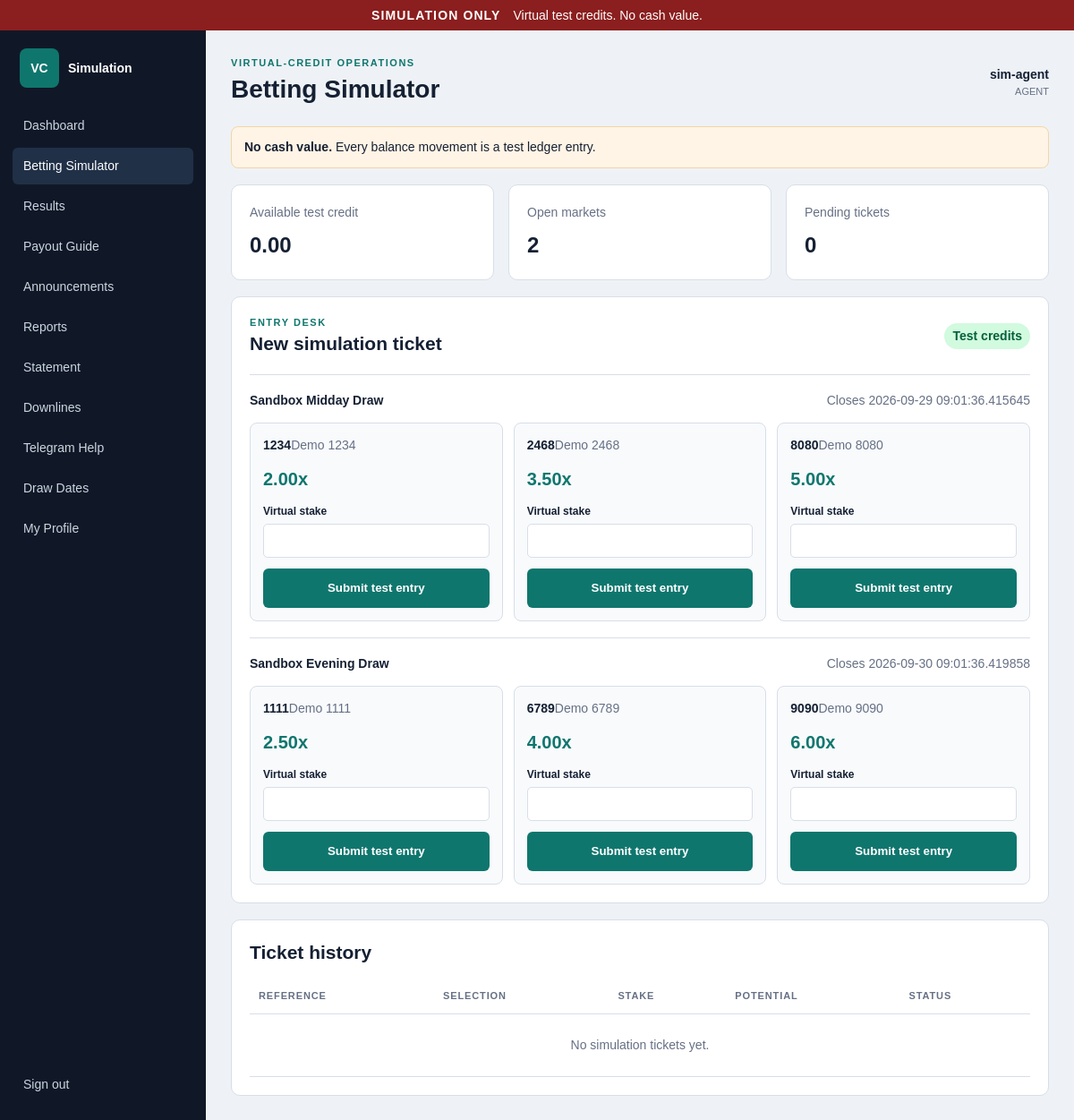
The app's page /betting (signed in) with its own data.
### app/models.py (models this page shows)
class Base(DeclarativeBase):
    pass

class User(Base):
    __tablename__ = "users"
    id: Mapped[int] = mapped_column(primary_key=True)
    username: Mapped[str] = mapped_column(String(80), unique=True, index=True)
    password_hash: Mapped[str] = mapped_column(String(255))
    role: Mapped[UserRole] = mapped_column(Enum(UserRole))
    parent_id: Mapped[int | None] = mapped_column(ForeignKey("users.id"), nullable=True)
    active: Mapped[bool] = mapped_column(Boolean, default=True)
    session_version: Mapped[int] = mapped_column(default=0)
    created_at: Mapped[datetime] = mapped_column(
        DateTime(timezone=True), default=lambda: datetime.now(timezone.utc)
    )
    parent: Mapped[User | None] = relationship(remote_side=[id], back_populates="children")
    children: Mapped[list[User]] = relationship(back_populates="parent")
    ledger_entries: Mapped[list[LedgerEntry]] = relationship(
        back_populates="user",
        order_by="LedgerEntry.id",
        foreign_keys="LedgerEntry.user_id",
    )

class Market(Base):
    __tablename__ = "markets"
    id: Mapped[int] = mapped_column(primary_key=True)
    name: Mapped[str] = mapped_column(String(120))
    closes_at: Mapped[datetime] = mapped_column(DateTime(timezone=True))
    status: Mapped[MarketStatus] = mapped_column(
        Enum(MarketStatus), default=MarketStatus.OPEN
    )
    selections: Mapped[list[Selection]] = relationship(back_populates="market")

class Selection(Base):
    __tablename__ = "selections"
    id: Mapped[int] = mapped_column(primary_key=True)
    market_id: Mapped[int] = mapped_column(ForeignKey("markets.id"), index=True)
    code: Mapped[str] = mapped_column(String(40))
    label: Mapped[str] = mapped_column(String(120))
    odds: Mapped[Decimal] = mapped_column(Numeric(10, 2))
    market: Mapped[Market] = relationship(back_populates="selections")
    tickets: Mapped[list[Ticket]] = relationship(back_populates="selection")

### app/main.py (the view)
    @app.get("/betting")
    def betting(request: Request, ticket: str | None = None, error: str | None = None):
        with Session(engine) as session:
            user = signed_in_user(request, session)
            if user is None:
                return RedirectResponse("/login", status_code=303)
            markets = list(
                session.scalars(
                    select(Market)
                    .where(Market.status == MarketStatus.OPEN)
                    .order_by(Market.closes_at)
                ).unique()
            )
            tickets = list(
                session.scalars(
                    select(Ticket)
                    .where(Ticket.user_id == user.id)
                    .order_by(Ticket.created_at.desc())
                )
            )
            return templates.TemplateResponse(
                request=request,
                name="betting.html",
                context={
                    "user": user,
                    "balance": get_balance(session, user),
                    "markets": markets,
                    "tickets": tickets,
                    "ticket_no": ticket,
                    "error": error,
                    "title": "Betting Simulator",
                    "page_title": "Betting Simulator",
                    "active": "betting",
                },
            )

### app/templates/betting.html (shortened to what this page needs)
{% extends "app_base.html" %}
{% block app_content %}
<section class="metric-grid compact">
  <article><span>Available test credit</span><strong>{{ "{:,.2f}".format(balance) }}</strong></article>
  <article><span>Open markets</span><strong>{{ markets|length }}</strong></article>
  <article><span>Pending tickets</span><strong>{{ tickets|selectattr('status.value','equalto','pending')|list|length }}</strong></article>
</section>
<section class="panel">
  <div class="panel-head"><div><p class="kicker">ENTRY DESK</p><h2>New simulation ticket</h2></div><span class="status">Test credits</span></div>
  {% if markets %}
    {% for market in markets %}
    <div class="market-block">
      <div><strong>{{ market.name }}</strong><span class="muted">Closes {{ market.closes_at }}</span></div>
      <div class="selection-grid">
        {% for selection in market.selections %}
        <form method="post" action="/betting/place" class="selection-card">
          <div><strong>{{ selection.code }}</strong><span>{{ selection.label }}</span></div>
          <div class="odds">{{ "{:.2f}".format(selection.odds) }}x</div>
          <label>Virtual stake<input name="stake" type="number" min="0.01" step="0.01" required></label>
          <button type="submit">Submit test entry</button>
        </form>
        {% endfor %}
      </div>
    </div>
    {% endfor %}
  {% else %}<div class="empty">No open simulation markets.</div>{% endif %}
</section>
<section class="panel">
  <div class="panel-head"><h2>Ticket history</h2></div>
  <div class="table-wrap"><table><thead><tr><th>Reference</th><th>Selection</th><th>Stake</th><th>Potential</th><th>Status</th></tr></thead><tbody>
  {% for ticket in tickets %}<tr><td>{{ ticket.ticket_no }}</td><td>{{ ticket.selection.code }}</td><td>{{ "{:,.2f}".format(ticket.stake) }}</td><td>{{ "{:,.2f}".format(ticket.potential_payout) }}</td><td><span class="tag">{{ ticket.status.value }}</span></td></tr>
  {% else %}<tr><td colspan="5" class="empty">No simulation tickets yet.</td></tr>{% endfor %}
  </tbody></table></div>
</section>
{% endblock %}

### app/templates/app_base.html (shortened to what this page needs)
{% extends "base.html" %}
{% block shell %}
<div class="app-shell">
  <aside class="sidebar">
    <div class="sidebar-brand"><span>VC</span><strong>Simulation</strong></div>
    <nav>
      <a class="{{ 'active' if active == 'dashboard' else '' }}" href="/dashboard">Dashboard</a>
      <a class="{{ 'active' if active == 'betting' else '' }}" href="/betting">Betting Simulator</a>
      <a class="{{ 'active' if active == 'results' else '' }}" href="/results">Results</a>
      <a class="{{ 'active' if active == 'payout-guide' else '' }}" href="/payout-guide">Payout Guide</a>
      <a class="{{ 'active' if active == 'announcements' else '' }}" href="/announcements">Announcements</a>
      <a class="{{ 'active' if active == 'reports' else '' }}" href="/reports">Reports</a>
      <a class="{{ 'active' if active == 'statement' else '' }}" href="/statement">Statement</a>
      {% if user.role.value != 'player' %}<a class="{{ 'active' if active == 'downlines' else '' }}" href="/downlines">Downlines</a>{% endif %}
      <a class="{{ 'active' if active == 'telegram-help' else '' }}" href="/telegram-help">Telegram Help</a>
      <a class="{{ 'active' if active == 'draw-dates' else '' }}" href="/draw-dates">Draw Dates</a>
      <a class="{{ 'active' if active == 'profile' else '' }}" href="/profile">My Profile</a>
    </nav>
    <a class="logout" href="/logout">Sign out</a>
  </aside>
  <main class="workspace">
    <header class="topbar">
      <div><p class="kicker">VIRTUAL-CREDIT OPERATIONS</p><h1>{{ page_title }}</h1></div>
      <div class="user-chip"><strong>{{ user.username }}</strong><span>{{ user.role.value }}</span></div>
    </header>
    <section class="notice"><strong>No cash value.</strong> Every balance movement is a test ledger entry.</section>
    {% block app_content %}{% endblock %}
  </main>
</div>
{% endblock %}

### app/static/app.css (style rules this page uses)
:root { --ink:#152033;--muted:#667085;--line:#d8dee8;--panel:#fff;--bg:#eef2f6;--nav:#101827;--accent:#0f766e;--danger:#b42318 }
* { box-sizing:border-box }
body { margin:0;background:var(--bg);color:var(--ink);font:14px/1.5 Arial,sans-serif }
.brand-mark,.sidebar-brand span { display:grid;place-items:center;width:44px;height:44px;background:var(--accent);color:#fff;border-radius:8px;font-weight:900 }
.kicker { margin:16px 0 4px;color:var(--accent);font-size:11px;font-weight:800;letter-spacing:.14em }
.login-card h1,.topbar h1,.panel h2 { margin:0 }
.muted { color:var(--muted) }
button { height:44px;border:0;border-radius:6px;background:var(--accent);color:#fff;font-weight:800;cursor:pointer }
.app-shell { min-height:calc(100dvh - 34px);display:grid;grid-template-columns:230px 1fr }
.sidebar { background:var(--nav);color:#fff;padding:20px 14px;display:flex;flex-direction:column }
.sidebar-brand { display:flex;align-items:center;gap:10px;padding:0 8px 22px }
.sidebar nav { display:grid;gap:4px }
.sidebar a { color:#cbd5e1;text-decoration:none;padding:10px 12px;border-radius:6px }
.sidebar a:hover,.sidebar a.active { background:#203047;color:#fff }
.logout { margin-top:auto }
.workspace { padding:28px }
.topbar { display:flex;align-items:center;justify-content:space-between;margin-bottom:20px }
.topbar .kicker { margin:0 }
.user-chip { display:grid;text-align:right }
.user-chip span { color:var(--muted);text-transform:uppercase;font-size:11px }
.notice { background:#fff4e5;border:1px solid #f3d6a6;padding:12px 14px;border-radius:8px;margin-bottom:18px }
.metric-grid { display:grid;grid-template-columns:repeat(3,minmax(0,1fr));gap:16px }
.metric-grid article,.panel { background:var(--panel);border:1px solid var(--line);border-radius:10px;padding:20px }
.metric-grid span { display:block;color:var(--muted);margin-bottom:8px }
.metric-grid strong { font-size:24px }
.panel { margin-top:18px }
.panel-head { display:flex;justify-content:space-between;align-items:center }
.panel-head .kicker { margin:0 }
.status { background:#d1fadf;color:#05603a;border-radius:999px;padding:4px 9px;font-weight:700 }
.market-block { margin-top:18px;padding-top:18px;border-top:1px solid var(--line) }
.market-block>div:first-child { display:flex;justify-content:space-between;gap:12px }
.selection-grid { display:grid;grid-template-columns:repeat(3,minmax(0,1fr));gap:12px;margin-top:14px }
.selection-card { border:1px solid var(--line);border-radius:8px;padding:14px;display:grid;gap:12px;background:#f8fafc }
.selection-card span { color:var(--muted) }
.odds { font-size:20px;font-weight:900;color:var(--accent) }
.selection-card label { display:grid;gap:5px;font-size:12px;font-weight:700 }
.selection-card input { height:38px;border:1px solid var(--line);border-radius:5px;padding:0 9px }
.table-wrap { overflow:auto;margin-top:14px }
table { width:100%;border-collapse:collapse }
th,td { text-align:left;padding:11px 10px;border-bottom:1px solid var(--line);white-space:nowrap }
th { color:var(--muted);font-size:11px;text-transform:uppercase;letter-spacing:.08em }
.empty { text-align:center;color:var(--muted);padding:24px }
.compact { margin-bottom:18px }

### records on screen
User: username "sim-agent", role.value "AGENT"
Market: name "Sandbox Midday Draw", closes_at "2026-09-29 09:01:36.415645"
Selection: code "1234", label "Demo 1234", odds "2.00"
Selection: code "2468", label "Demo 2468", odds "3.50"
Selection: code "8080", label "Demo 8080", odds "5.00"
Market: name "Sandbox Evening Draw", closes_at "2026-09-30 09:01:36.419858"
Selection: code "1111", label "Demo 1111", odds "2.50"
Selection: code "6789", label "Demo 6789", odds "4.00"
Selection: code "9090", label "Demo 9090", odds "6.00"

### other values on screen
{{ page_title }} "Betting Simulator"
{{ "{:,.2f}".format(balance) }} "0.00"
{{ markets|length }} "2"
{{ tickets|selectattr('status.value','equalto','pending')|list|length }} "0"
